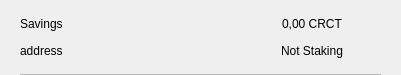
<?xml version="1.0" encoding="UTF-8"?>
<ui version="4.0">
 <class>CSRow</class>
 <widget class="QWidget" name="CSRow">
  <property name="geometry">
   <rect>
    <x>0</x>
    <y>0</y>
    <width>401</width>
    <height>75</height>
   </rect>
  </property>
  <property name="windowTitle">
   <string>Form</string>
  </property>
  <layout class="QVBoxLayout" name="verticalLayout">
   <property name="spacing">
    <number>0</number>
   </property>
   <property name="leftMargin">
    <number>20</number>
   </property>
   <property name="topMargin">
    <number>10</number>
   </property>
   <property name="rightMargin">
    <number>20</number>
   </property>
   <property name="bottomMargin">
    <number>0</number>
   </property>
   <item>
    <widget class="QWidget" name="info" native="true">
     <property name="minimumSize">
      <size>
       <width>0</width>
       <height>0</height>
      </size>
     </property>
     <layout class="QHBoxLayout" name="horizontalLayout_3">
      <property name="leftMargin">
       <number>0</number>
      </property>
      <property name="topMargin">
       <number>0</number>
      </property>
      <property name="rightMargin">
       <number>0</number>
      </property>
      <property name="bottomMargin">
       <number>10</number>
      </property>
      <item>
       <widget class="QWidget" name="container" native="true">
        <property name="minimumSize">
         <size>
          <width>0</width>
          <height>0</height>
         </size>
        </property>
        <layout class="QVBoxLayout" name="verticalLayout_2">
         <property name="spacing">
          <number>0</number>
         </property>
         <property name="leftMargin">
          <number>0</number>
         </property>
         <property name="topMargin">
          <number>0</number>
         </property>
         <property name="rightMargin">
          <number>0</number>
         </property>
         <property name="bottomMargin">
          <number>0</number>
         </property>
         <item>
          <layout class="QHBoxLayout" name="horizontalLayout">
           <item>
            <widget class="QLabel" name="labelName">
             <property name="toolTip">
              <string notr="true"/>
             </property>
             <property name="text">
              <string>Savings</string>
             </property>
            </widget>
           </item>
           <item>
            <spacer name="horizontalSpacer">
             <property name="orientation">
              <enum>Qt::Horizontal</enum>
             </property>
             <property name="sizeHint" stdset="0">
              <size>
               <width>40</width>
               <height>20</height>
              </size>
             </property>
            </spacer>
           </item>
           <item>
            <widget class="QLabel" name="labelAmount">
             <property name="text">
              <string>0,00 CRCT</string>
             </property>
            </widget>
           </item>
          </layout>
         </item>
         <item>
          <layout class="QHBoxLayout" name="horizontalLayout_2">
           <item>
            <widget class="QLabel" name="labelAddress">
             <property name="toolTip">
              <string notr="true"/>
             </property>
             <property name="text">
              <string>address</string>
             </property>
            </widget>
           </item>
           <item>
            <spacer name="horizontalSpacer_2">
             <property name="orientation">
              <enum>Qt::Horizontal</enum>
             </property>
             <property name="sizeHint" stdset="0">
              <size>
               <width>40</width>
               <height>20</height>
              </size>
             </property>
            </spacer>
           </item>
           <item>
            <widget class="QLabel" name="labelStaking">
             <property name="text">
              <string>Not Staking</string>
             </property>
            </widget>
           </item>
          </layout>
         </item>
        </layout>
       </widget>
      </item>
      <item alignment="Qt::AlignHCenter|Qt::AlignVCenter">
       <widget class="QPushButton" name="pushButtonMenu">
        <property name="minimumSize">
         <size>
          <width>24</width>
          <height>24</height>
         </size>
        </property>
        <property name="maximumSize">
         <size>
          <width>32</width>
          <height>32</height>
         </size>
        </property>
        <property name="focusPolicy">
         <enum>Qt::NoFocus</enum>
        </property>
        <property name="styleSheet">
         <string notr="true">border:none; background-color:transparent;</string>
        </property>
        <property name="text">
         <string/>
        </property>
        <property name="icon">
         <iconset>
          <normaloff>://ic-menu-hover</normaloff>://ic-menu-hover</iconset>
        </property>
        <property name="iconSize">
         <size>
          <width>24</width>
          <height>24</height>
         </size>
        </property>
       </widget>
      </item>
     </layout>
    </widget>
   </item>
   <item>
    <widget class="QLabel" name="lblDivisory">
     <property name="minimumSize">
      <size>
       <width>0</width>
       <height>1</height>
      </size>
     </property>
     <property name="maximumSize">
      <size>
       <width>16777215</width>
       <height>1</height>
      </size>
     </property>
     <property name="styleSheet">
      <string notr="true">background-color:#bababa;</string>
     </property>
     <property name="text">
      <string/>
     </property>
     <property name="alignment">
      <set>Qt::AlignBottom|Qt::AlignLeading|Qt::AlignLeft</set>
     </property>
    </widget>
   </item>
  </layout>
 </widget>
 <resources/>
 <connections/>
</ui>
